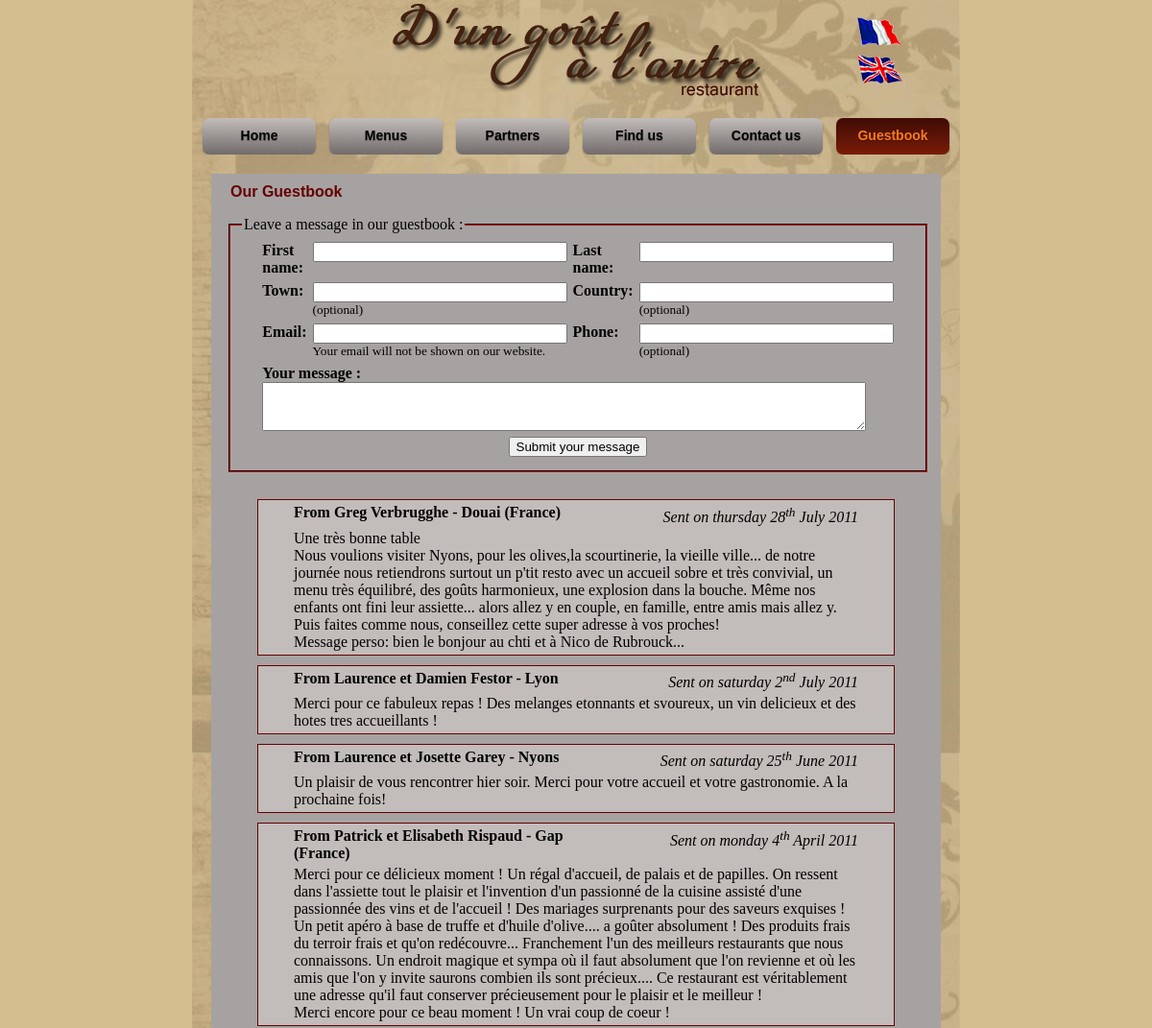
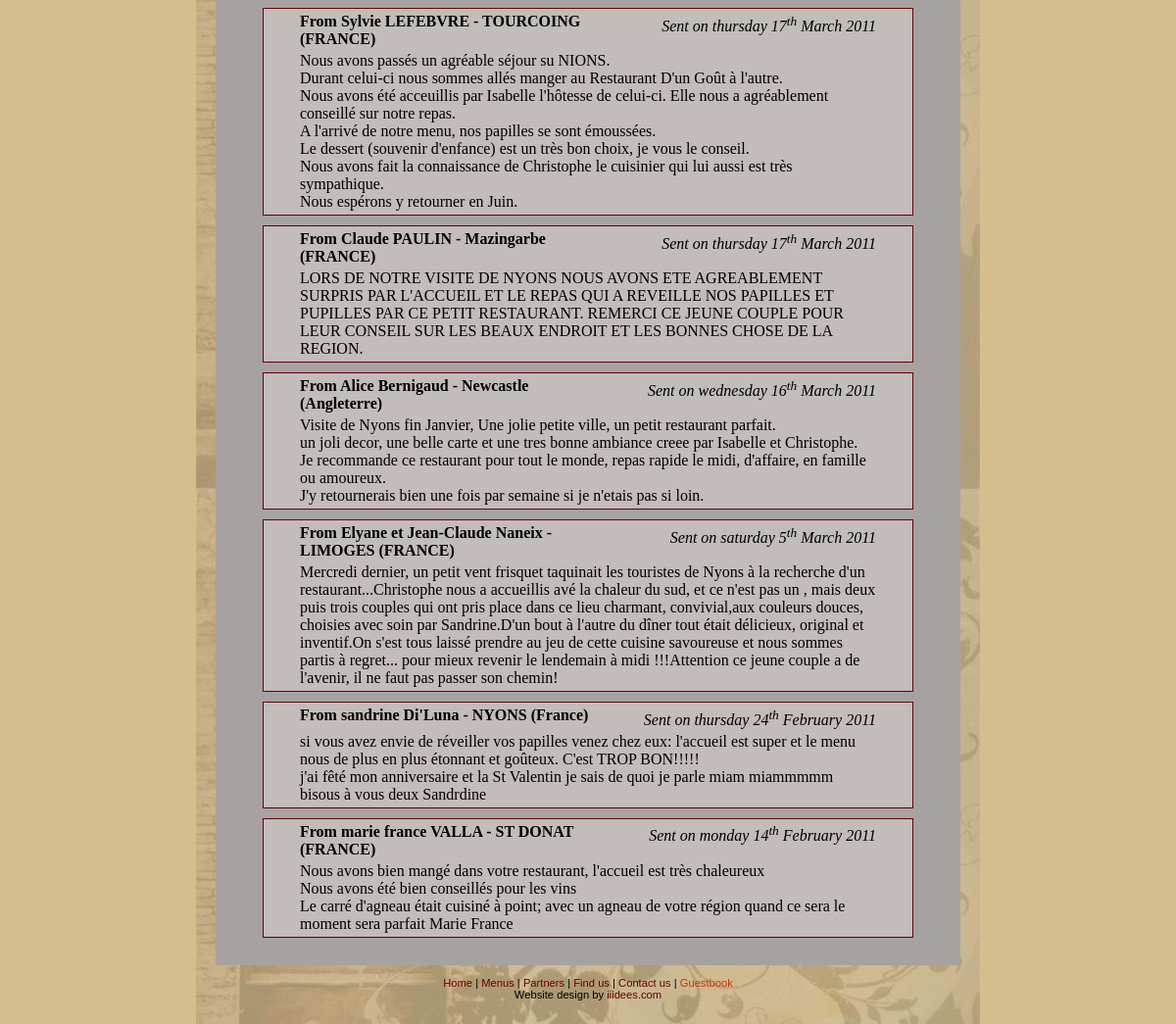
Page /guestbook.php on the committed database (2 pictures, top to bottom).
### tables this page shows
CREATE TABLE IF NOT EXISTS `theme` (
  `id` int(10) unsigned NOT NULL AUTO_INCREMENT,
  `themeNom` varchar(65) NOT NULL,
  `fichierNom` varchar(45) NOT NULL,
  `dateCreer` datetime NOT NULL,
  `HasSnow` tinyint(3) unsigned NOT NULL,
  `heading` varchar(65) NOT NULL,
  `bouton` varchar(45) NOT NULL,
  `imageFond` int(11) NOT NULL,
  `IsOn` tinyint(4) NOT NULL,
  `fond` varchar(7) NOT NULL,
  `fondBoite` varchar(7) NOT NULL,
  `police` varchar(7) NOT NULL,
  `titreCadre` varchar(7) NOT NULL,
  `fondBoiteDeux` varchar(7) NOT NULL,
  `date` varchar(7) NOT NULL,
  `titreBoiteDeux` varchar(7) NOT NULL,
  `lienVisible` varchar(7) NOT NULL,
  `lienSurvol` varchar(7) NOT NULL,
  `lienPiedVisible` varchar(7) NOT NULL,
  `lienPiedSurvol` varchar(7) NOT NULL,
  `lienNavVisible` varchar(7) NOT NULL,
  `lienNavSurvol` varchar(7) NOT NULL,
  `navHautVisible` varchar(7) NOT NULL,
  `navBasVisible` varchar(7) NOT NULL,
  `navHautActif` varchar(7) NOT NULL,
  `navBasActif` varchar(7) NOT NULL,
  PRIMARY KEY (`id`)
);

CREATE TABLE `menusite` (
  `id` int(10) unsigned NOT NULL auto_increment,
  `nom_fr` varchar(20) NOT NULL,
  `nom_gb` varchar(20) NOT NULL,
  `title_fr` varchar(100) NOT NULL,
  `title_gb` varchar(100) NOT NULL,
  `pageid` int(10) unsigned NOT NULL,
  `ordre` int(10) unsigned NOT NULL,
  PRIMARY KEY  (`id`)
);

CREATE TABLE `livres` (
  `id` int(10) unsigned NOT NULL auto_increment,
  `prenom` varchar(30) NOT NULL,
  `nom` varchar(40) NOT NULL,
  `email` varchar(88) NOT NULL,
  `commentaire` text NOT NULL,
  `ville` varchar(80) NOT NULL default '0a',
  `pays` varchar(80) NOT NULL default '0a',
  `telephone` varchar(15) NOT NULL default 'x',
  `export` enum('A','B','C') NOT NULL,
  `date_created` timestamp NOT NULL default CURRENT_TIMESTAMP,
  PRIMARY KEY  (`id`)
);

### inclusion/config.inc.php (the view, shortened to what this page needs)
<?php
		function my_date_handler_uk ($date, $type) {
			$jour = array('sunday', 'monday', 'tuesday', 'wednesday','thursday', 'friday', 'saturday');
			$mois = array(1=> 'January', 'February', 'March', 'April', 'May', 'June', 'July', 'August', 'September', 'October', 'November', 'December');
			$leJour = $jour[date("w", strtotime($date))];
			$chiffre = date("j", strtotime($date));
			$leMois = $mois[date("n", strtotime($date))];
			$lAnnee = date("Y", strtotime($date));
			switch ($chiffre) {
				case 2:
				case 22:
					$ext = 'nd';
					break;
				default:
					$ext = 'th';
					break;
			}
			if ($type == 1) {
				$ma_date = "On $leJour $chiffre<sup>$ext</sup> $leMois $lAnnee";
			} elseif ($type == 2) {
				$ma_date = "on $leJour $chiffre<sup>$ext</sup> $leMois $lAnnee";
			} elseif ($type == 3) {
				$ma_date = "$leJour $chiffre<sup>$ext</sup> $leMois $lAnnee";
			} else {
				$leJour = ucfirst($leJour);
				$ma_date = "$leJour $chiffre<sup>$ext</sup> $leMois $lAnnee";
			}
			return $ma_date;
		}

### inclusion/sitetete.php (shortened to what this page needs)
<?php
		$q = "SELECT menusite.id, menusite.nom". $lang . " AS menu, menusite.title" . $lang . " AS title, pagesite.titre" . $lang . " AS titre,";
		$q .= "pagesite.metakey" . $lang . " AS lkey, pagesite.metadesc" . $lang . " AS ldesc, pagesite.page_fr, pagesite.page_gb FROM menusite LEFT JOIN pagesite ON ";
		$q .= "menusite.pageid = pagesite.id ORDER BY menusite.ordre ASC";
		$r = @mysqli_query($dbc,$q);
		$details=array();
		while($row = mysqli_fetch_array($r,MYSQLI_ASSOC)) {
			$details[] = array(
				'id' => $row['id'],
				'nommenu' => $row['menu'],
				'titlemenu' => $row['title'],
				'titrepage' => $row['titre'],
				'metakey' => $row['lkey'],
				'metadesc' => $row['ldesc'],
				'pagefr' => $row['page_fr'] . '.php',
				'pagegb' => $row['page_gb'] . '.php'
			);
		}
		$q = "SELECT fichierNom, HasSnow, heading FROM theme WHERE IsOn = 1";
		$r = @mysqli_query($dbc,$q);
		$theme=array();
		while($row = mysqli_fetch_array($r,MYSQLI_ASSOC)) {
			$theme=array(
				'fichier'=>$row['fichierNom'],
				'snow'=>$row['HasSnow'],
				'heading'=>$row['heading']
			);
		}
?>
<!DOCTYPE html PUBLIC "-//W3C//DTD XHTML 1.0 Transitional//EN" "http://www.w3.org/TR/xhtml1/DTD/xhtml1-transitional.dtd">
<html xmlns="http://www.w3.org/1999/xhtml">
<head>
<link href="css/mainsite.css" rel="stylesheet" type="text/css" />
<link href="css/photo.css" rel="stylesheet" type="text/css" />
<?php
	if (isset($theme['fichier'])){
		echo '<link href="css/' . $theme['fichier'] . '.css" rel="stylesheet" type="text/css" />';
	}else{
		echo '<link href="css/default.css" rel="stylesheet" type="text/css" />';
	}
?>
</head>
<body>
<div id="conteneur">
<div id="entere">
  <?php
  	if (isset($theme['heading'])){
		echo '<img src="images/css/'. $theme['heading'].'" width="800" height="105" border="0" usemap="#Map" />';
	}else{
		echo '<img src="images/css/entetetitre.png" width="800" height="105" border="0" usemap="#Map" />';
	}
	?>
</div>
<div id="wrapper">
<ul id="navigation">
  <br />
  <?php
			for ($i=0; $i<count($details); $i++) {
				if ($lang == "_fr") {
					$pagelien = $details[$i]['pagefr'];
					$titlepage = 'Cliquez ici pour ';
				} else {
					$pagelien = $details[$i]['pagegb'];
					$titlepage = 'Click here to ';
				}
				echo '<li><a href="' . $pagelien . '" title="' . $titlepage . $details[$i]['titlemenu'] . '."';
				if ($menuid == $details[$i]['id']) {
					echo ' class="button mygradsel"';
				}else{
					echo ' class="button mygrad"';
				}
				echo '>' . $details[$i]['nommenu'] . '</a></li>';
			}
	  ?>
</ul>

### guestbook.php (shortened to what this page needs)
<?php
		 $menuid = 6;
		 $lang = '_gb';
		 include('inclusion/config.inc.php');
		 include('inclusion/sitetete.php');
		 include('inclusion/admin_form_function.inc.php');
?>
<div id="uncol"><h3>Our Guestbook</h3>
<?php
	$display = 10;
	$liv_errors = array();
	if (isset($_GET['s']) && is_numeric($_GET['s']))  {
		$start = $_GET['s'];
	} else if (isset($_POST['s']) && is_numeric($_POST['s'])) {
		$start = $_POST['s'];
	} else {
		$start = 0;
	}
	if (isset($_GET['l']) && is_numeric($_GET['l']))  {
		$signe = $_GET['l'];
	} else if (isset($_POST['l']) && is_numeric($_POST['l'])) {
		$signe = $_POST['l'];
	} else {
		$signe = 0;
	}
	$q = "SELECT CONCAT(prenom, ' ', nom) AS nom, commentaire, ville, pays, date_created FROM livres ORDER BY date_created DESC LIMIT $start, $display";
	$r = @mysqli_query($dbc,$q);
	if (mysqli_num_rows($r) >0) {
		$message =array();
		while ($rows = mysqli_fetch_array($r, MYSQLI_ASSOC)) {
			$local = NULL;
			if (trim($rows['ville']) != '0a') {
				$local = $rows['ville'];
			}
			if (trim($rows['pays']) != '0a') {
				if (isset($local)) {
					$local .= ' (' . $rows['pays'] . ')';
				} else {
					$local = $rows['pays'];
				}
			}
			$message[] = array(
				'nom' => $rows['nom'],
				'lieu' => $local,
				'comm' => $rows['commentaire'],
				'ddate' =>  my_date_handler_uk($rows['date_created'],2)
			);
		}
	}
	if ($signe == 0) {
?>
	<fieldset style="margin-left:18px;width:700px;"><legend>Leave a message in our guestbook : </legend>
    <form action="guestbook.php" method="post" accept-charset="utf-8">
    <table width="90%" align="center" cellpadding="2"  border="0">
    <tr><td width="15%" valign="top">
    <label for="prenom"><strong>First name: </strong></label>
	</td><td width="35%" valign="top">
    </td>
    <td width="15%" valign="top">
    <label for="prenom"><strong>Last name: </strong></label>
	</td>
    <td width="35%" valign="top">
    </td></tr>
    <tr><td valign="top">
    <label for="ville"><strong>Town: </strong></label>
	</td><td valign="top">
    <br /><small>(optional)</small>
    </td>
    <td valign="top">
    <label for="prenom"><strong>Country: </strong></label>
	</td><td valign="top">
    <br /><small>(optional)</small>
    </td></tr>
    <tr><td width="15%" valign="top">
    <label for="email"><strong>Email: </strong></label>
	</td><td width="33%" valign="top">
    <br /><small>Your email will not be shown on our website.</small>
    </td><td valign="top">
    <label for="tele"><strong>Phone: </strong></label>
	</td><td valign="top">
    <br /><small>(optional)</small>
    </td></tr>
    <tr><td colspan="4">
    <label for="message"><strong>Your message : </strong></label><br /><?php create_form_input('message','textarea2',$liv_errors,20,30); ?>
    </td></tr>
    <tr><td colspan="4" align="center">
    <input type="submit" name="submit" value="Submit your message" />
    </td></tr></table>
    </form>
    </fieldset>
    <br />
<?php
	}
	if (isset($message)) {
		echo '<table width="90%" align="center" border="0" cellspacing="10">';
		for ($i=0; $i<count($message);$i++) {
			echo '<tr><td width="100%" class="part" valign="top">';
			echo '<table width="90%" align="center"><tr><td width="55%" align="left" valign="top"><b>From ' . $message[$i]['nom'];
			if ($message[$i]['lieu'] != '0') {
				echo ' - ' . $message[$i]['lieu'];
			}
			echo '</b></td><td width="45%" align="right" valign="top"><i>Sent ' . $message[$i]['ddate'] . '</i></td></tr>';
			echo '<tr><td colspan="2" align="left">' . nl2br($message[$i]['comm']) . '</td></tr></table>';
			echo '</td></tr>';
		}
		echo '</table>';
		echo '<br />';
	} else {
		echo '<p>Be first to leave a message in our guestbook...</p><br />';
	}
?>
</div>
<?php
		include('inclusion/sitepied.php');
?>

### inclusion/sitepied.php (shortened to what this page needs)
<div id="pied">
    <br />
    <?php
			for ($i=0; $i<count($details); $i++) {
				if ($lang == "_fr") {
					$pagelien = $details[$i]['pagefr'];
					$titlepage = 'Cliquez ici pour ';
				} else {
					$pagelien = $details[$i]['pagegb'];
					$titlepage = 'Click here to ';
				}
				echo '<a href="' . $pagelien . '" title="' . $titlepage . $details[$i]['titlemenu'] . '."';
				if ($menuid == $details[$i]['id']) {
					echo ' class="selection"';
				}
				echo '>' . $details[$i]['nommenu'] . '</a>';
				if ($i != (count($details) - 1)){
					echo '&nbsp;|&nbsp;';
				}
			}
			if ($lang == '_fr') {
				echo '<br />Site réalisé par <a href="http://www.iiidees.com" target="_blank" title="Cliquez ici pour aller sur le site www.iiidees.com">iiidees.com</a>';
			}else {
				echo'<br />Website design by <a href="http://www.iiidees.com" target="_blank" title="Click here to visit www.iiidees.com">iiidees.com</a>';
			}
	  ?>
   <br />
    <br />&nbsp;
    </div>
  </div>
</div>
</body>
</html>

### css/mainsite.css (style rules this page uses)
body { margin:0; padding:0; font-size:1em; }
#conteneur { width:800px; margin:0 auto; }
#entere { height:105px; }
#wrapper { float: left; width: 100%; }
#pied { clear: both; text-align:center; color:#000; margin-left:20px; margin-right:20px; }
#navigation { list-style: none; margin: 0; margin-left:4px; padding: 0; overflow: hidden; }
#uncol { width:760px; margin-top:20px; margin-left:20px; }
#uncol h3, #contenu h3 { font-family:Verdana, Geneva, sans-serif; font-size:1em; padding-left:20px; padding-top:10px; }
#navigation li { float: left; width: 118px; margin-left:7px; margin-right: 7px; color: #fff; }
#navigation li a:link, #navigation li a:visited, #navigation li a:active { display: block; line-height: 23px; font-weight:bold; text-align: center; text-decoration:none; }
.button { display: inline-block; outline: none; cursor: pointer; text-align: center; text-decoration: none; font: 14px/100% Arial, Helvetica, sans-serif; padding: .5em 1em .55em; text-shadow: 0 1px 1px rgba(0,0,0,.3); -webkit-border-radius: .5em; -moz-border-radius: .5em; border-radius: .5em; -webkit-box-shadow: 0 1px 2px rgba(0,0,0,.2); -moz-box-shadow: 0 1px 2px rgba(0,0,0,.2); box-shadow: 0 1px 2px rgba(0,0,0,.2); }
#pied { font-family:Verdana, Geneva, sans-serif; font-size:0.7em; color:#000; }

### css/photo.css (style rules this page uses)
#entere { background-image:url(../images/css/chead.jpg); background-repeat:no-repeat; }
#wrapper { background-image:url(../images/css/ccorps.jpg); background-repeat:repeat-y; }

### css/default.css (style rules this page uses)
body { background-color: #d4be8d; }
#uncol { background-color:#a7a2a2; }
#uncol h3, #contenu h3, .nmenu { color:#600; }
td.part { background-color:#c2bcba; border: 1px solid #600; }
#gauche p, #uncol table td.part { color:#000; }
fieldset { border-color:#600; color:#000; }
.mygrad { color: #000000; background: #716C6B; background: -webkit-gradient(linear, left top, left bottom, from(#C2BCBA), to(#716C6B)); background: -moz-linear-gradient(top, #C2BCBA, #716C6B); filter: progid:DXImageTransform.Microsoft.gradient(startColorstr='#C2BCBA', endColorstr='#716C6B'); }
.mygrad:active, .mygradsel { color: #f47c20; background: #791C08; background: -webkit-gradient(linear, left top, left bottom, from(#3F0B04), to(#791C08)); background: -moz-linear-gradient(top, #3F0B04, #791C08); filter: progid:DXImageTransform.Microsoft.gradient(startColorstr='#3F0B04', endColorstr='#791C08'); }
#pied a:link, #pied a:visited, #pied a:active { color:#600; text-decoration:none; }
#pied a:hover, #pied a.selection { text-decoration:none; color:#C30; }

### rows in the picture
theme: heading (picture)
menusite: nom_gb "Home"
menusite: nom_gb "Menus"
menusite: nom_gb "Partners"
menusite: nom_gb "Find us"
menusite: nom_gb "Contact us"
menusite: nom_gb "Guestbook"
livres: nom "Greg Verbrugghe", lieu "Douai (France)", date_created "thursday", date_created "28", date_created "th", date_created "July", date_created "2011", comm "Une très bonne table Nous voulions visiter Nyons, pour les olives,la scourtinerie, la vieille ville... de notre journée nous retiendrons surtout un p'tit resto avec un accueil sobre et très convivial, un menu très équilibré, des goûts harmonieux, une explosion dans la bouche. Même nos enfants ont fini leur assiette... alors allez y en couple, en famille, entre amis mais allez y. Puis faites comme nous, conseillez cette super adresse à vos proches! Message perso: bien le bonjour au chti et à Nico de Rubrouck..."
livres: nom "Laurence et Damien Festor", ville "Lyon", date_created "saturday", date_created "2", date_created "nd", date_created "July", date_created "2011", commentaire "Merci pour ce fabuleux repas ! Des melanges etonnants et svoureux, un vin delicieux et des hotes tres accueillants !"
livres: nom "Laurence et Josette Garey", ville "Nyons", date_created "saturday", date_created "25", date_created "th", date_created "June", date_created "2011", commentaire "Un plaisir de vous rencontrer hier soir. Merci pour votre accueil et votre gastronomie. A la prochaine fois!"
livres: nom "Patrick et Elisabeth Rispaud", lieu "Gap (France)", date_created "monday", date_created "4", date_created "th", date_created "April", date_created "2011", comm "Merci pour ce délicieux moment ! Un régal d'accueil, de palais et de papilles. On ressent dans l'assiette tout le plaisir et l'invention d'un passionné de la cuisine assisté d'une passionnée des vins et de l'accueil ! Des mariages surprenants pour des saveurs exquises ! Un petit apéro à base de truffe et d'huile d'olive.... a goûter absolument ! Des produits frais du terroir frais et qu'on redécouvre... Franchement l'un des meilleurs restaurants que nous connaissons. Un endroit magique et sympa où il faut absolument que l'on revienne et où les amis que l'on y invite saurons combien ils sont précieux.... Ce restaurant est véritablement une adresse qu'il faut conserver précieusement pour le…"
livres: nom "Sylvie LEFEBVRE", lieu "TOURCOING (FRANCE)", date_created "thursday", date_created "17", date_created "th", date_created "March", date_created "2011", comm "Nous avons passés un agréable séjour su NIONS. Durant celui-ci nous sommes allés manger au Restaurant D'un Goût à l'autre. Nous avons été acceuillis par Isabelle l'hôtesse de celui-ci. Elle nous a agréablement conseillé sur notre repas. A l'arrivé de notre menu, nos papilles se sont émoussées. Le dessert (souvenir d'enfance) est un très bon choix, je vous le conseil. Nous avons fait la connaissance de Christophe le cuisinier qui lui aussi est très sympathique. Nous espérons y retourner en Juin."
livres: nom "Claude PAULIN", lieu "Mazingarbe (FRANCE)", date_created "thursday", date_created "17", date_created "th", date_created "March", date_created "2011", comm "LORS DE NOTRE VISITE DE NYONS NOUS AVONS ETE AGREABLEMENT SURPRIS PAR L'ACCUEIL ET LE REPAS QUI A REVEILLE NOS PAPILLES ET PUPILLES PAR CE PETIT RESTAURANT. REMERCI CE JEUNE COUPLE POUR LEUR CONSEIL SUR LES BEAUX ENDROIT ET LES BONNES CHOSE DE LA REGION."
livres: nom "Alice Bernigaud", lieu "Newcastle (Angleterre)", date_created "wednesday", date_created "16", date_created "th", date_created "March", date_created "2011", comm "Visite de Nyons fin Janvier, Une jolie petite ville, un petit restaurant parfait. un joli decor, une belle carte et une tres bonne ambiance creee par Isabelle et Christophe. Je recommande ce restaurant pour tout le monde, repas rapide le midi, d'affaire, en famille ou amoureux. J'y retournerais bien une fois par semaine si je n'etais pas si loin."
livres: nom "Elyane et Jean-Claude Naneix", lieu "LIMOGES (FRANCE)", date_created "saturday", date_created "5", date_created "th", date_created "March", date_created "2011", comm "Mercredi dernier, un petit vent frisquet taquinait les touristes de Nyons à la recherche d'un restaurant...Christophe nous a accueillis avé la chaleur du sud, et ce n'est pas un , mais deux puis trois couples qui ont pris place dans ce lieu charmant, convivial,aux couleurs douces, choisies avec soin par Sandrine.D'un bout à l'autre du dîner tout était délicieux, original et inventif.On s'est tous laissé prendre au jeu de cette cuisine savoureuse et nous sommes partis à regret... pour mieux revenir le lendemain à midi !!!Attention ce jeune couple a de l'avenir, il ne faut pas passer son chemin!"
livres: nom "sandrine Di'Luna", lieu "NYONS (France)", date_created "thursday", date_created "24", date_created "th", date_created "February", date_created "2011", comm "si vous avez envie de réveiller vos papilles venez chez eux: l'accueil est super et le menu nous de plus en plus étonnant et goûteux. C'est TROP BON!!!!! j'ai fêté mon anniversaire et la St Valentin je sais de quoi je parle miam miammmmm bisous à vous deux Sandrdine"
livres: nom "marie france VALLA", lieu "ST DONAT (FRANCE)", date_created "monday", date_created "14", date_created "th", date_created "February", date_created "2011", comm "Nous avons bien mangé dans votre restaurant, l'accueil est très chaleureux Nous avons été bien conseillés pour les vins Le carré d'agneau était cuisiné à point; avec un agneau de votre région quand ce sera le moment sera parfait Marie France"
